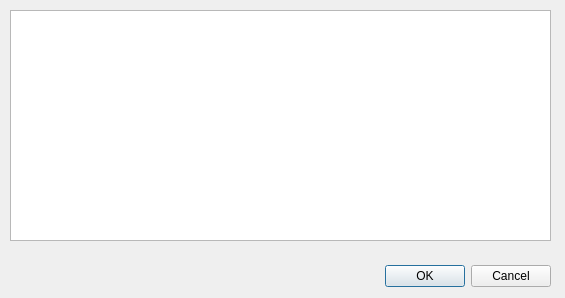
<ui version="4.0" >
 <class>ChangelogDialog</class>
 <widget class="QDialog" name="ChangelogDialog" >
  <property name="geometry" >
   <rect>
    <x>0</x>
    <y>0</y>
    <width>565</width>
    <height>298</height>
   </rect>
  </property>
  <property name="windowTitle" >
   <string>Changelog</string>
  </property>
  <property name="windowIcon" >
   <iconset resource="resources.qrc" >:/resources/images/mainapp.png</iconset>
  </property>
  <widget class="QDialogButtonBox" name="buttonBox" >
   <property name="geometry" >
    <rect>
     <x>210</x>
     <y>260</y>
     <width>341</width>
     <height>32</height>
    </rect>
   </property>
   <property name="orientation" >
    <enum>Qt::Horizontal</enum>
   </property>
   <property name="standardButtons" >
    <set>QDialogButtonBox::Cancel|QDialogButtonBox::NoButton|QDialogButtonBox::Ok</set>
   </property>
  </widget>
  <widget class="QTextEdit" name="ChangelogShower_" >
   <property name="geometry" >
    <rect>
     <x>10</x>
     <y>10</y>
     <width>541</width>
     <height>231</height>
    </rect>
   </property>
   <property name="autoFormatting" >
    <set>QTextEdit::AutoBulletList</set>
   </property>
   <property name="lineWrapMode" >
    <enum>QTextEdit::WidgetWidth</enum>
   </property>
   <property name="acceptRichText" >
    <bool>false</bool>
   </property>
   <property name="textInteractionFlags" >
    <set>Qt::NoTextInteraction|Qt::TextSelectableByKeyboard|Qt::TextSelectableByMouse</set>
   </property>
  </widget>
 </widget>
 <resources>
  <include location="resources.qrc" />
 </resources>
 <connections>
  <connection>
   <sender>buttonBox</sender>
   <signal>accepted()</signal>
   <receiver>ChangelogDialog</receiver>
   <slot>accept()</slot>
   <hints>
    <hint type="sourcelabel" >
     <x>248</x>
     <y>254</y>
    </hint>
    <hint type="destinationlabel" >
     <x>157</x>
     <y>274</y>
    </hint>
   </hints>
  </connection>
  <connection>
   <sender>buttonBox</sender>
   <signal>rejected()</signal>
   <receiver>ChangelogDialog</receiver>
   <slot>reject()</slot>
   <hints>
    <hint type="sourcelabel" >
     <x>316</x>
     <y>260</y>
    </hint>
    <hint type="destinationlabel" >
     <x>286</x>
     <y>274</y>
    </hint>
   </hints>
  </connection>
 </connections>
</ui>
